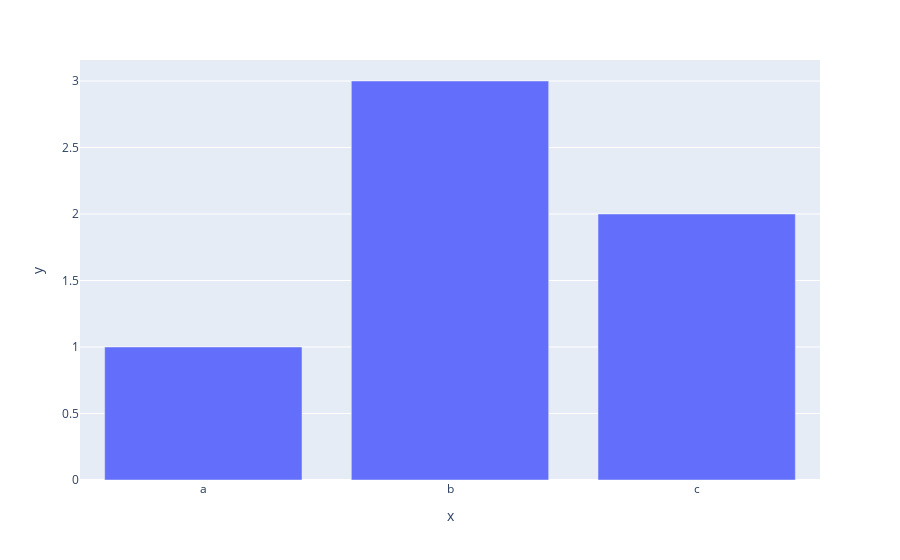

Notebook source saved alongside this figure:
### Code cell
fig = px.bar(x=["a", "b", "c"], y=[1, 3, 2])
fig.show()

### Figure 1 — Plotly figure (JSON) as saved in the notebook; plotly's stock layout.template omitted (floating-point values rounded to 4 significant figures)
{"data": [{"alignmentgroup": "True", "hovertemplate": "x=%{x}<br>y=%{y}<extra></extra>", "legendgroup": "", "marker": {"color": "#636efa", "pattern": {"shape": ""}}, "name": "", "offsetgroup": "", "orientation": "v", "showlegend": false, "textposition": "auto", "type": "bar", "x": ["a", "b", "c"], "xaxis": "x", "y": [1, 3, 2], "yaxis": "y"}], "layout": {"barmode": "relative", "legend": {"tracegroupgap": 0}, "margin": {"t": 60}, "xaxis": {"anchor": "y", "domain": [0, 1], "title": {"text": "x"}}, "yaxis": {"anchor": "x", "domain": [0, 1], "title": {"text": "y"}}}}
